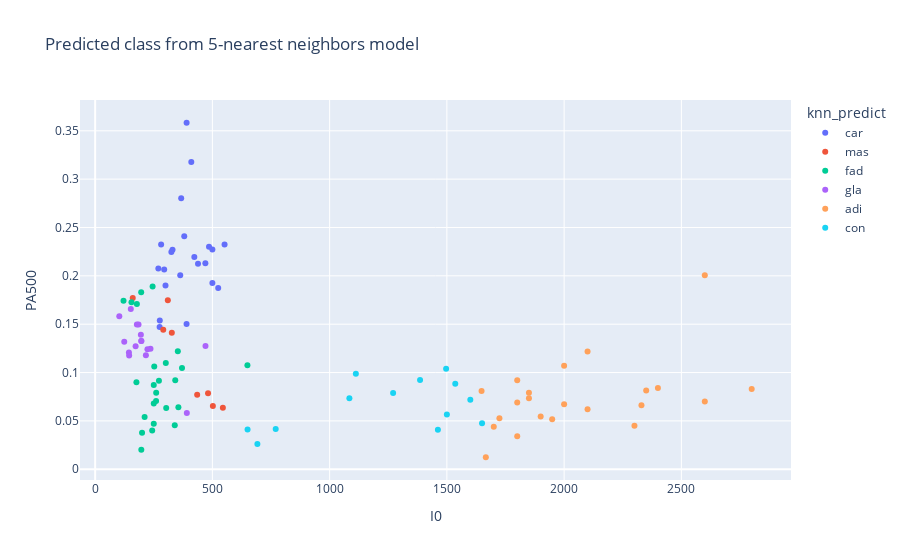

The notebook cell this image was saved under:
### Markdown cell above
We can use the model to predict the tissue class for all the observations in the training data, and plot the predicted tissue classes. Compare (visually) to the observed tissue classes.

### Code cell
df_train["knn_predict"] = knn_model.predict(X_train)

px.scatter(df_train,
           x="I0",
           y="PA500",
           color="knn_predict",
           title="Predicted class from 5-nearest neighbors model")

### Figure 1 — Plotly figure (JSON) as saved in the notebook; plotly's stock layout.template omitted (floating-point values rounded to 4 significant figures)
{"data": [{"hovertemplate": "knn_predict=car<br>I0=%{x}<br>PA500=%{y}<extra></extra>", "legendgroup": "car", "marker": {"color": "#636efa", "symbol": "circle"}, "mode": "markers", "name": "car", "orientation": "v", "showlegend": true, "type": "scatter", "x": [524.8, 330, 551.9, 380, 362.8, 389.9, 275.7, 470, 423, 410, 500, 438.8, 366.9, 485.7, 390, 269.5, 300, 325, 294.5, 500, 275.0, 281.3], "xaxis": "x", "y": [0.1874, 0.2269, 0.2325, 0.2409, 0.2007, 0.1501, 0.1539, 0.2131, 0.2196, 0.3178, 0.2272, 0.2124, 0.2801, 0.2302, 0.3583, 0.2075, 0.1901, 0.2246, 0.2066, 0.1927, 0.1471, 0.2323], "yaxis": "y"}, {"hovertemplate": "knn_predict=mas<br>I0=%{x}<br>PA500=%{y}<extra></extra>", "legendgroup": "mas", "marker": {"color": "#EF553B", "symbol": "circle"}, "mode": "markers", "name": "mas", "orientation": "v", "showlegend": true, "type": "scatter", "x": [290.5, 160.3, 435.1, 481.5, 544.7, 310, 327, 502], "xaxis": "x", "y": [0.1442, 0.177, 0.07697, 0.07854, 0.0637, 0.1747, 0.141, 0.06528], "yaxis": "y"}, {"hovertemplate": "knn_predict=fad<br>I0=%{x}<br>PA500=%{y}<extra></extra>", "legendgroup": "fad", "marker": {"color": "#00cc96", "symbol": "circle"}, "mode": "markers", "name": "fad", "orientation": "v", "showlegend": true, "type": "scatter", "x": [211, 196.9, 245, 352.7, 243.3, 259.9, 250, 200, 355, 272, 341.6, 301.3, 155, 178, 250, 339.5, 252, 121, 196.4, 370.4, 260.3, 303, 250, 176, 649.4], "xaxis": "x", "y": [0.05393, 0.02007, 0.189, 0.122, 0.03997, 0.07069, 0.06807, 0.0377, 0.06405, 0.09146, 0.09198, 0.1098, 0.1728, 0.1709, 0.04712, 0.04538, 0.1061, 0.1742, 0.1829, 0.1047, 0.07906, 0.06336, 0.08709, 0.08988, 0.1075], "yaxis": "y"}, {"hovertemplate": "knn_predict=gla<br>I0=%{x}<br>PA500=%{y}<extra></extra>", "legendgroup": "gla", "marker": {"color": "#ab63fa", "symbol": "circle"}, "mode": "markers", "name": "gla", "orientation": "v", "showlegend": true, "type": "scatter", "x": [144, 195, 236, 172.5, 470.5, 223, 152, 197, 197, 216.4, 178, 185, 391, 145, 124.1, 103], "xaxis": "x", "y": [0.1206, 0.1391, 0.1246, 0.1272, 0.1274, 0.1241, 0.1658, 0.1326, 0.1326, 0.1178, 0.1496, 0.1497, 0.05812, 0.1176, 0.1319, 0.1581], "yaxis": "y"}, {"hovertemplate": "knn_predict=adi<br>I0=%{x}<br>PA500=%{y}<extra></extra>", "legendgroup": "adi", "marker": {"color": "#FFA15A", "symbol": "circle"}, "mode": "markers", "name": "adi", "orientation": "v", "showlegend": true, "type": "scatter", "x": [1724.0, 1648.0, 2100, 1800, 2100, 1666.0, 1700, 1949.0, 1850, 2350, 1800, 1900, 1800, 1850, 2800, 2330.0, 2400, 2000, 2000, 2600, 2300, 2600], "xaxis": "x", "y": [0.05271, 0.08098, 0.06196, 0.03421, 0.1216, 0.01239, 0.04398, 0.0518, 0.07915, 0.08151, 0.09198, 0.05445, 0.06912, 0.0733, 0.08308, 0.06615, 0.08412, 0.0672, 0.107, 0.2005, 0.04503, 0.06999], "yaxis": "y"}, {"hovertemplate": "knn_predict=con<br>I0=%{x}<br>PA500=%{y}<extra></extra>", "legendgroup": "con", "marker": {"color": "#19d3f3", "symbol": "circle"}, "mode": "markers", "name": "con", "orientation": "v", "showlegend": true, "type": "scatter", "x": [1386.0, 1084.0, 1500, 770, 650, 692.0, 1462.0, 1497.0, 1112.0, 1271.0, 1536.0, 1650, 1600], "xaxis": "x", "y": [0.09233, 0.07348, 0.05655, 0.04163, 0.04102, 0.02601, 0.04084, 0.1038, 0.09879, 0.07889, 0.08849, 0.04765, 0.07191], "yaxis": "y"}], "layout": {"legend": {"title": {"text": "knn_predict"}, "tracegroupgap": 0}, "title": {"text": "Predicted class from 5-nearest neighbors model"}, "xaxis": {"anchor": "y", "domain": [0, 1], "title": {"text": "I0"}}, "yaxis": {"anchor": "x", "domain": [0, 1], "title": {"text": "PA500"}}}}
